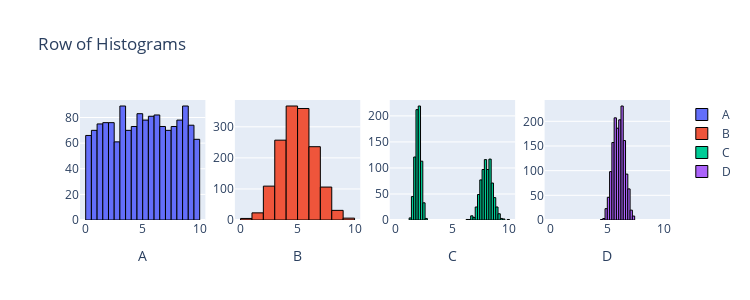

Here is the notebook cell this chart was saved with:
### Markdown cell above
#### 4. Run the code below and look at the resulting figure of distrubutions and then answer the following questions

1. Which datasets have similar means and similar variances
2. Which datasets have similar means but quite different variances
3. Which datasets have similar variances but quite different means
4. Which datasets have quite different means and quite different variances
    
<details class="details-example"><summary style="color:blue"><u>Further Guidance</u></summary>
    
> Can you answer these questions immediately? If not, first review what the basic ideas of **sample means** and **sample standard deviations** (and **sample variances**) are. Their mathematical definitions are given below, and are useful for understanding the intuition of these concepts in terms of "averages" of things, like "observations" or "squared differences" (and then perhaps square-rooted). But there are other ways to "intuitively visually" understand **sample means** and **sample standard deviations** (and **sample variances**) which a ChatBot would be able to discuss with you.
>
> - sample mean $\displaystyle \bar x = \frac{1}{n}\sum_{i=1}^n x_i$ 
> - sample variance $\displaystyle s^2 = \frac{1}{n-1}\sum_{i=1}^n (x_i-\bar x)^2$
> - sample standard deviation $\displaystyle s = \sqrt{s^2}$
>
> It's potentially maybe possible that you or a ChatBot could answer these questions by looking at the code that produced the data you're considering. But if you're trying to check and understand things that way, you should instead consider just calculate the statistics that answer the questions themselves...
> - `np.mean(df.col)` or `df.col.mean()`
> - `np.std(df.col, dof=1)` / `np.var(df.col, dof=1)` or `df.col.std(dof=1)` / `df.col.var(dof=1)`
>
> _If you are resorting to calculating the statistics that answer the questions, try to understand the answers after you have them... just getting the "right" answers kind of defeats the point of this exercise..._
>
> - The difference between trying to answer this question using the code that produced the data versus calculating the statistics from the data comes down to the difference between **parameters** and **statistics**, but this will be discussed in the lecture... in the meantime, howevever, if you're curious about this... you could consider prompting a ChatBot to explain the difference between **parameters** and **statistics**...
>     - ... this would naturally lead to some discussion of the relationship between **populations** and **samples**, and from there it would only be a little further to start working to understand the relationship between **statistics** and **parameters** and how they connect to *populations* and *samples* (and hence each other)...    
    
</details>

### Code cell
from scipy import stats
import plotly.graph_objects as go
from plotly.subplots import make_subplots
import numpy as np

n = 1500
data1 = stats.uniform.rvs(0, 10, size=n)
data2 = stats.norm.rvs(5, 1.5, size=n)
data3 = np.r_[stats.norm.rvs(2, 0.25, size=int(n/2)), stats.norm.rvs(8, 0.5, size=int(n/2))]
data4 = stats.norm.rvs(6, 0.5, size=n)

fig = make_subplots(rows=1, cols=4)

fig.add_trace(go.Histogram(x=data1, name='A', nbinsx=30, marker=dict(line=dict(color='black', width=1))), row=1, col=1)
fig.add_trace(go.Histogram(x=data2, name='B', nbinsx=15, marker=dict(line=dict(color='black', width=1))), row=1, col=2)
fig.add_trace(go.Histogram(x=data3, name='C', nbinsx=45, marker=dict(line=dict(color='black', width=1))), row=1, col=3)
fig.add_trace(go.Histogram(x=data4, name='D', nbinsx=15, marker=dict(line=dict(color='black', width=1))), row=1, col=4)

fig.update_layout(height=300, width=750, title_text="Row of Histograms")
fig.update_xaxes(title_text="A", row=1, col=1)
fig.update_xaxes(title_text="B", row=1, col=2)
fig.update_xaxes(title_text="C", row=1, col=3)
fig.update_xaxes(title_text="D", row=1, col=4)
fig.update_xaxes(range=[-0.5, 10.5])

for trace in fig.data:
    trace.xbins = dict(start=0, end=10)
    
# This code was produced by just making requests to Microsoft Copilot
# https://github.com/pointOfive/stat130chat130/blob/main/CHATLOG/wk3/COP/SLS/0001_concise_makeAplotV1.md

fig.show() # USE `fig.show(renderer="png")` FOR ALL GitHub and MarkUs SUBMISSIONS

### Figure 1 — Plotly figure (JSON) as saved in the notebook; plotly's stock layout.template omitted (floating-point values rounded to 4 significant figures; data arrays with more than 128 entries replaced by an {"elided": "..."} marker saying what was removed)
{"data": [{"marker": {"line": {"color": "black", "width": 1}}, "name": "A", "nbinsx": 30, "type": "histogram", "x": {"elided": "1500 float values"}, "xaxis": "x", "xbins": {"end": 10, "start": 0}, "yaxis": "y"}, {"marker": {"line": {"color": "black", "width": 1}}, "name": "B", "nbinsx": 15, "type": "histogram", "x": {"elided": "1500 float values"}, "xaxis": "x2", "xbins": {"end": 10, "start": 0}, "yaxis": "y2"}, {"marker": {"line": {"color": "black", "width": 1}}, "name": "C", "nbinsx": 45, "type": "histogram", "x": {"elided": "1500 float values"}, "xaxis": "x3", "xbins": {"end": 10, "start": 0}, "yaxis": "y3"}, {"marker": {"line": {"color": "black", "width": 1}}, "name": "D", "nbinsx": 15, "type": "histogram", "x": {"elided": "1500 float values"}, "xaxis": "x4", "xbins": {"end": 10, "start": 0}, "yaxis": "y4"}], "layout": {"height": 300, "title": {"text": "Row of Histograms"}, "width": 750, "xaxis": {"anchor": "y", "domain": [0, 0.2125], "range": [-0.5, 10.5], "title": {"text": "A"}}, "xaxis2": {"anchor": "y2", "domain": [0.2625, 0.475], "range": [-0.5, 10.5], "title": {"text": "B"}}, "xaxis3": {"anchor": "y3", "domain": [0.525, 0.7375], "range": [-0.5, 10.5], "title": {"text": "C"}}, "xaxis4": {"anchor": "y4", "domain": [0.7875, 1], "range": [-0.5, 10.5], "title": {"text": "D"}}, "yaxis": {"anchor": "x", "domain": [0, 1]}, "yaxis2": {"anchor": "x2", "domain": [0, 1]}, "yaxis3": {"anchor": "x3", "domain": [0, 1]}, "yaxis4": {"anchor": "x4", "domain": [0, 1]}}}
